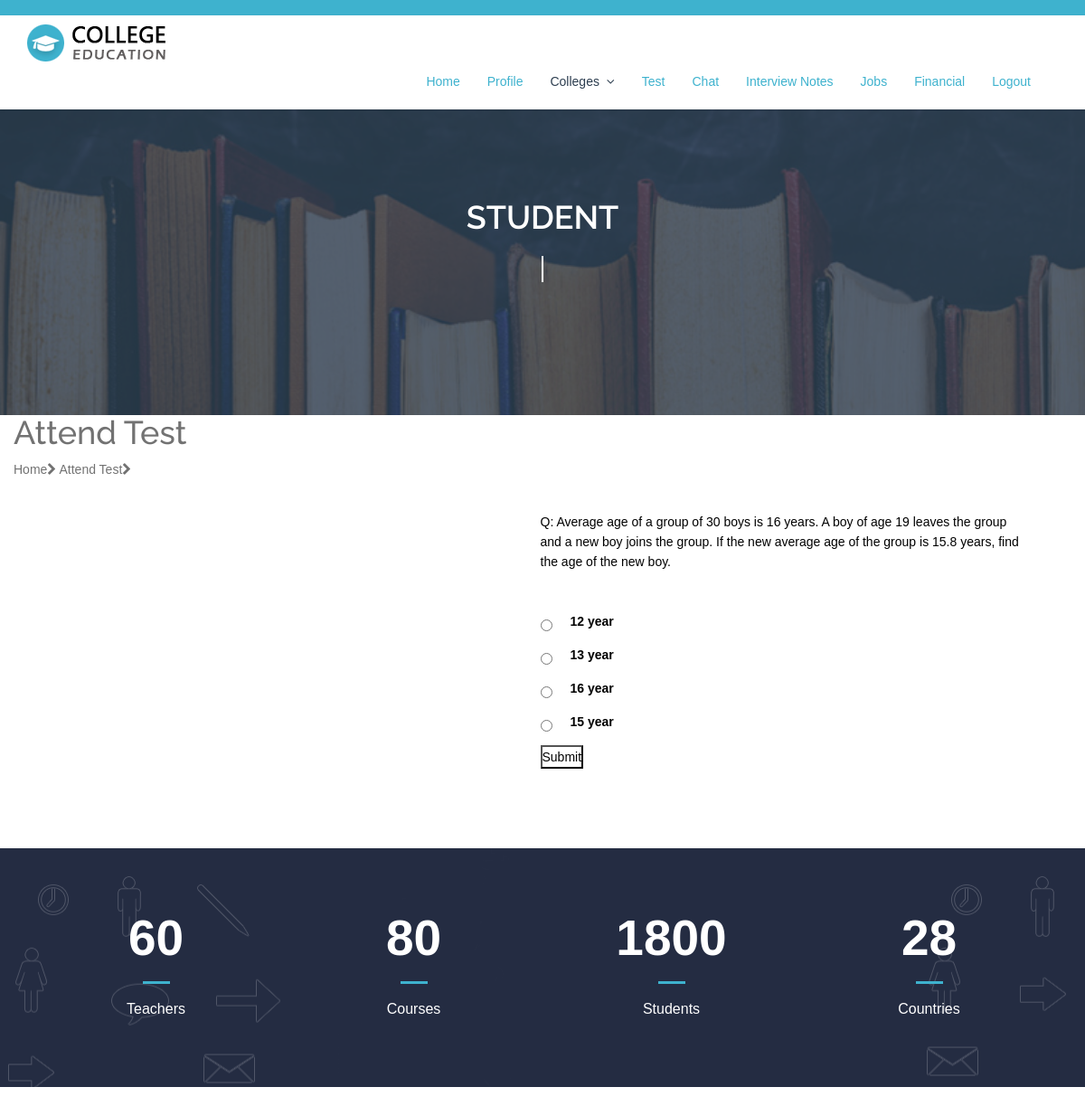
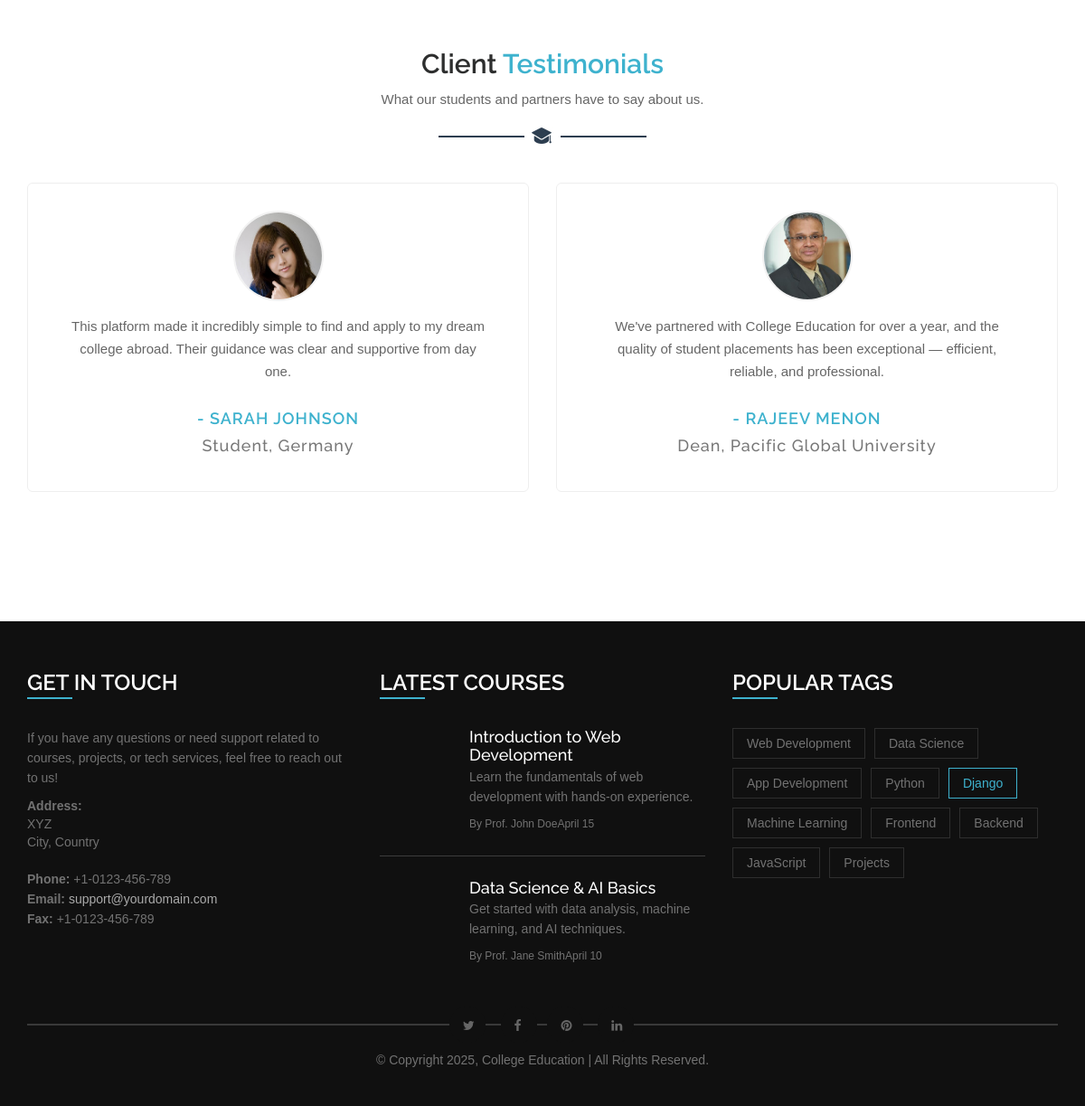
Page /test (signed in) on the committed database (2 pictures, top to bottom).
### myapp/models.py (models this page shows)
class Question(models.Model):
    question=models.CharField(max_length=50,null=True)
    option1=models.CharField(max_length=10,null=True)
    option2=models.CharField(max_length=10,null=True)
    option3=models.CharField(max_length=10,null=True)
    option4=models.CharField(max_length=10,null=True)
    answer=models.CharField(max_length=10,null=True)

### myapp/views.py (the view)
# urls.py: path('test',views.test),
def test(request):
    student_id = request.session['Uid']
    user = Student.objects.get(user=student_id)
    if 'assigned_questions' not in request.session:
        questions = list(Question.objects.all())
        assign_questions_to_candidate(request, questions)
    assigned_qna_primary_keys = request.session['assigned_questions']
    assigned_questions = Question.objects.filter(pk__in=assigned_qna_primary_keys)
    curr_obj_index = request.session.get('obj_index', 0)
    qcount = request.session.get('qcount', 1)
    if request.method == 'POST':
        selected = request.POST.get('opt')
        qid = request.POST.get('qid')
        try:
            question = Question.objects.get(id=qid)
        except Question.DoesNotExist:
            return redirect('/error')
        if question.answer == selected:
            user_answer, created = Answer.objects.get_or_create(std=user, defaults={'one': 1})
            user_answer.one = F('one') + 1
            user_answer.save()
        curr_obj_index += 1
        qcount += 1
        request.session['obj_index'] = curr_obj_index
        request.session['qcount'] = qcount
        if curr_obj_index < len(assigned_questions):
            curr_obj = assigned_questions[curr_obj_index]
        else:
            del request.session['assigned_questions']
            del request.session['obj_index']
            del request.session['qcount']
            return redirect('/testresult')
    else:
        if curr_obj_index < len(assigned_questions):
            curr_obj = assigned_questions[curr_obj_index]
        else:
            del request.session['assigned_questions']
            del request.session['obj_index']
            del request.session['qcount']
            return redirect('/userhome')
    return render(request, 'student/test.html', {'obj': curr_obj, 'qcount': qcount})

### myapp/views.py (called while the page is built)
def generate_final_qna(questions):
    final_qna = []
    random.shuffle(questions)
    for q in questions:
        final_qna.append(q)
    return final_qna

def assign_questions_to_candidate(request, questions):
    final_qna = generate_final_qna(questions)
    qna_primary_keys = [q.pk for q in final_qna]  # Storing primary keys
    request.session['assigned_questions'] = qna_primary_keys
    request.session['obj_index'] = 0
    request.session['qcount'] = 1

### templates/student/test.html (shortened to what this page needs)
{% extends 'student/common.html' %}
{% load static %}
{% block content %}
<section class=" slider_section position-relative">
    <div id="carouselExampleIndicators" class="carousel slide" data-ride="carousel">
      <div class="carousel-inner">
        <div class="carousel-item active">
          <div class="container">
            <div class="row">
              <div class="col">
                <div class="detail-box">
                  <div>
                    <h1>
                      Attend Test
                    </h1>
                    <p class="breadcrumbs"><span class="mr-2">Home<i class="fa fa-chevron-right"></i></span> <span>Attend Test<i class="fa fa-chevron-right"></i></span></p>
                  </div>
                </div>
              </div>
            </div>
          </div>
        </div>
      </div>
    </div>
  </section>
<section class="contact_section">
  <div class="container">
    <div class="row" style="margin-right: 20px;">
      <div class="col-md-6">
        <div class="detail-box">
          <div class="heading_container">
          </div>
        </div>
      </div>
      <div class="col-md-6">
        <div class="contact-form">
          <h5><u style="color: white;">Attend Test</u></h5>
          <form method="POST" enctype="multipart/form-data" class="contact-form" id="contactForm" novalidate="novalidate">
            <div style="color: black;">Q: {{ obj.question }}</div><br><br>
            <div class="radio-options">
              <div class="radio-button" style="margin-right: 380px;">
                <input type="radio" id="age1" name="opt" value="{{obj.option1}}">
                <label for="age1" style="color: black;margin-left: 10px;">{{obj.option1}}</label>
              </div>
              <div class="radio-button" style="margin-right: 380px;">
                <input type="radio" id="age2" name="opt" value="{{obj.option2}}">
                <label for="age2" style="color: black; margin-left: 10px;">{{obj.option2}}</label>
              </div>
              <div class="radio-button" style="margin-right: 380px;">
                <input type="radio" id="age3" name="opt" value="{{obj.option3}}">
                <label for="age3" style="color: black; margin-left: 10px;">{{obj.option3}}</label>
              </div>
              <div class="radio-button" style="margin-right: 380px;">
                <input type="radio" id="age4" name="opt" value="{{obj.option4}}">
                <label for="age4" style="color: black; margin-left: 10px;">{{obj.option4}}</label>
              </div>
            </div>
            <div class="d-flex justify-content-center">
              <button type="submit" class="btn_on-hover" style="background-color: white; color: black;">Submit</button>
            </div>
          </form>
        </div>
      </div>
    </div>
  </div>
</section>
{% endblock %}

### static/css/style.css (style rules this page uses)
* { margin: 0; padding: 0; }
body { font-family: 'Open Sans', sans-serif; font-size: 14px; line-height: 1.57143; font-weight: 400; color: #727272; }
h1, h2, h3, h4, h5, h6 { font-family: 'Raleway', sans-serif; margin-top: 0; }
i { transition: all 0.4s ease-in-out 0s; }
body { font-family: Arial; }
* { box-sizing: border-box; }

### templates/student/test.html (style rules this page uses)
.radio-options { display: flex; flex-direction: column; }
.radio-button { display: flex; align-items: center; margin-bottom: 10px; }
.radio-button input[type="radio"] { margin-right: 10px; }

### rows in the picture
Question: question "Average age of a group of 30 boys is 16 years. A boy of age 19 leaves the group and a new boy joins the group. If the new average age of the group is 15.8 years, find the age of the new boy.", option1 "12 year", option2 "13 year", option3 "16 year", option4 "15 year"
